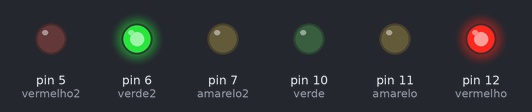
A sketch run on a simulated Arduino Uno, built with avr-gcc and run on an emulated ATmega328P. On the bench: output pins drawn as LEDs (lit = HIGH).

Above: at 1.5 s.
At 3.5 s:
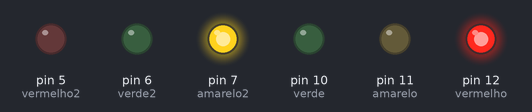
At 5.5 s:
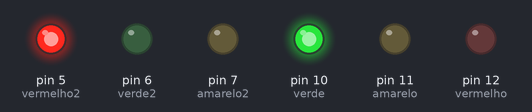
At 7.5 s:
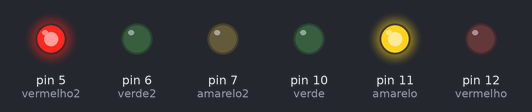
Timing chart, 0 to 14.3 s (numbered marks = the images above):
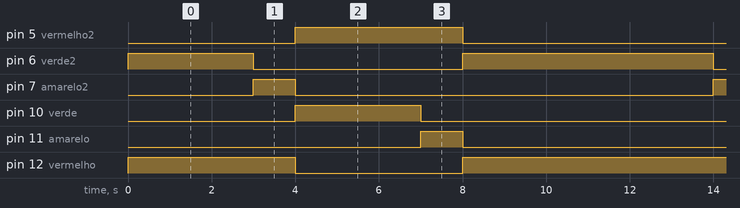

Measured:
- by itself, pin 5 (vermelho2): alternates HIGH for 4.0 s and LOW for 7.0 s
- by itself, pin 6 (verde2): repeats every 11.0 s: LOW 5.0 s, HIGH 6.0 s
- by itself, pin 7 (amarelo2), pin 11 (amarelo): alternates HIGH for 1.0 s and LOW for 10.0 s
- by itself, pin 10 (verde): alternates HIGH for 3.0 s and LOW for 8.0 s
- by itself, pin 12 (vermelho): repeats every 11.0 s: LOW 4.0 s, HIGH 7.0 s

The sketch:

semafaroArduino.ino
```cpp
// dando um "nome" para as portas
int vermelho = 12;
int amarelo = 11 ;
int verde = 10;

int vermelho2 = 5;
int amarelo2 = 7 ;
int verde2 = 6;

void setup() {
  // indicando para o Arduino quais portas vamos usar
  pinMode(vermelho, OUTPUT);
  pinMode(amarelo, OUTPUT);
  pinMode(verde, OUTPUT);

  pinMode(vermelho2, OUTPUT);
  pinMode(amarelo2, OUTPUT);
  pinMode(verde2, OUTPUT);
}

void loop() {
  digitalWrite(vermelho, HIGH); // O vermelho começa ligado
  digitalWrite(amarelo, LOW); // O amarelo começa desligado
  digitalWrite(verde, LOW); // O verde começa desligado

  digitalWrite(vermelho2, LOW); // O vermelho começa desligado
  digitalWrite(amarelo2, LOW); // O amarelo começa desligado
  digitalWrite(verde2, HIGH); // O verde começa ligado

  delay(3000);
  digitalWrite(verde2, LOW);
  digitalWrite(amarelo2, HIGH);
  delay(1000);
  digitalWrite(amarelo2, LOW);
  digitalWrite(vermelho2, HIGH);
  digitalWrite(vermelho, LOW);
  digitalWrite(verde, HIGH);

  delay(3000);
  digitalWrite(verde, LOW);
  digitalWrite(amarelo, HIGH);
  delay(1000);
  digitalWrite(amarelo, LOW);
  digitalWrite(vermelho, HIGH);
  digitalWrite(vermelho2, LOW);
  digitalWrite(verde2, HIGH);


  delay(3000);
}
```

semafaro2.ino
```cpp
// // dando um "nome" para as portas
// int vermelho = 12;
// int amarelo = 11;
// int verde = 10;

// int vermelho2 = 5;
// int amarelo2 = 7;
// int verde2 = 6;

// void setup() {
//   // indicando para o Arduino quais portas vamos usar
//   pinMode(vermelho, OUTPUT);
//   pinMode(amarelo, OUTPUT);
//   pinMode(verde, OUTPUT);

//   pinMode(vermelho2, OUTPUT);
//   pinMode(amarelo2, OUTPUT);
//   pinMode(verde2, OUTPUT);
// }

// void loop() {
//   digitalWrite(vermelho, HIGH); // O vermelho começa ligado
//   digitalWrite(amarelo, LOW); // O amarelo começa desligado
//   digitalWrite(verde, LOW); // O verde começa desligado

//   digitalWrite(vermelho2, LOW); // O vermelho começa desligado
//   digitalWrite(amarelo2, LOW); // O amarelo começa desligado
//   digitalWrite(verde2, HIGH); // O verde começa ligado

//   // digitalWrite(vermelho, HIGH); // Apaga o vermelho
//   // digitalWrite(verde2, HIGH); // Apaga o verde 2

//   delay(3000);
//   digitalWrite(verde2, LOW);
//   digitalWrite(amarelo2, HIGH);
//   delay(1000);
//   digitalWrite(amarelo2, LOW);
//   digitalWrite(vermelho2, HIGH);
//   digitalWrite(vermelho, LOW);
//   digitalWrite(verde, HIGH);

//   delay(3000);
//   digitalWrite(verde, LOW);
//   digitalWrite(amarelo, HIGH);
//   delay(1000);
//   digitalWrite(amarelo, LOW);
//   digitalWrite(vermelho, HIGH);
//   digitalWrite(vermelho2, LOW);
//   digitalWrite(verde2, HIGH);


//   delay(3000);
// }
```
